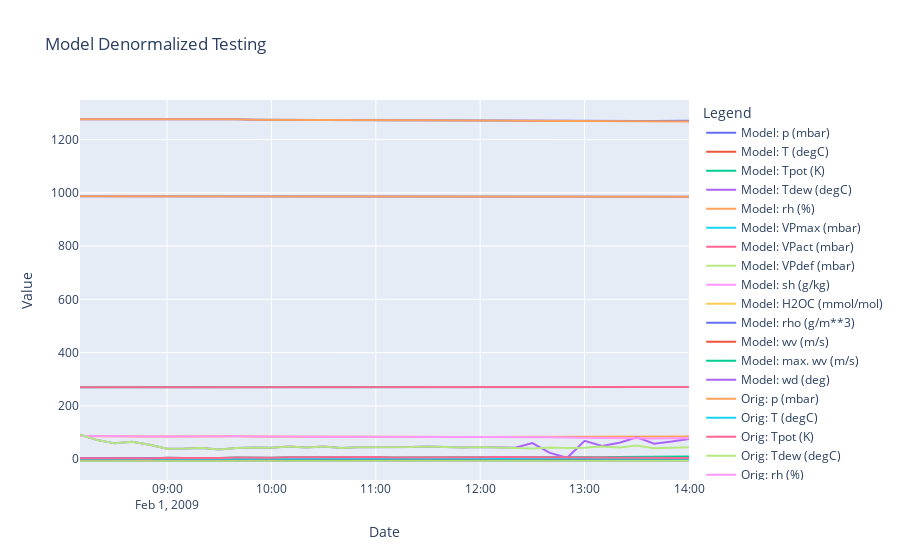

Source (notebook cell):
### Markdown cell above
# Denormalization Checks

### Code cell
# We should be able to take any slice of the coilnormed timeseries and reproduce
start_index = 4512
length = 36
end_index = start_index + length
df_test_slice = df_test.iloc[start_index:end_index,:]
coilnormed_df_test_slice = coilnormer.normalize(df_test_slice, fit_change=False)
initial_value_slice = df_test.iloc[start_index,:]

# Generate and segment the time series
series = coilnormed_df_test_slice.values

series_x = series[:-1,]

# Convert to tensors
segments_tensor_x = torch.tensor(series_x, dtype=torch.float).unsqueeze(0)

# Prepare inputs and targets
X = segments_tensor_x.to("cuda")


states = []
# Select the batch we want to make predictions for
batch = 0

# After what step do we want the coil to start making its own predictions?
prediction_step = 24

# Grab starting state tensor
state_tensor = X[:,0,:]

# How many steps do we want to run the coil overall?
max_steps = length - 1

states.append(state_tensor[batch,:])
batch_size = X.shape[0]
transition_tensor = torch.softmax(torch.zeros(batch_size, n_features, n_features), dim = 1).to("cuda")
for step_state in range(1,max_steps):
    state_tensor, transition_tensor = model.step_coil(state_tensor, transition_tensor)
    if step_state <= prediction_step:
        state_tensor = X[:,step_state,:]
    states.append(state_tensor[batch,:])
    
# Move state dynamics to CPU
data = [row.to('cpu').detach().numpy() for row in states]

for index, dat_in in enumerate(data):
    coilnormed_df_test_slice.iloc[index,:] = dat_in
    
denormed_slice = coilnormer.denormalize(coilnormed_df_test_slice,initial_value_slice)


# Sample data creation
df1 = denormed_slice
df2 = df_test_slice

# Plotting
fig = go.Figure()

# Add traces for the first dataframe
for column in df1.columns:
    fig.add_trace(go.Scatter(x=df2.index, y=df1[column], mode='lines', name=f'Model: {column}'))

# Add traces for the second dataframe
for column in df2.columns:
    fig.add_trace(go.Scatter(x=df2.index, y=df2[column], mode='lines', name=f'Orig: {column}'))

# Update layout
fig.update_layout(title='Model Denormalized Testing',
                  xaxis_title='Date',
                  yaxis_title='Value',
                  legend_title='Legend',
                  hovermode='x unified')

# Show the plot
fig.show()
